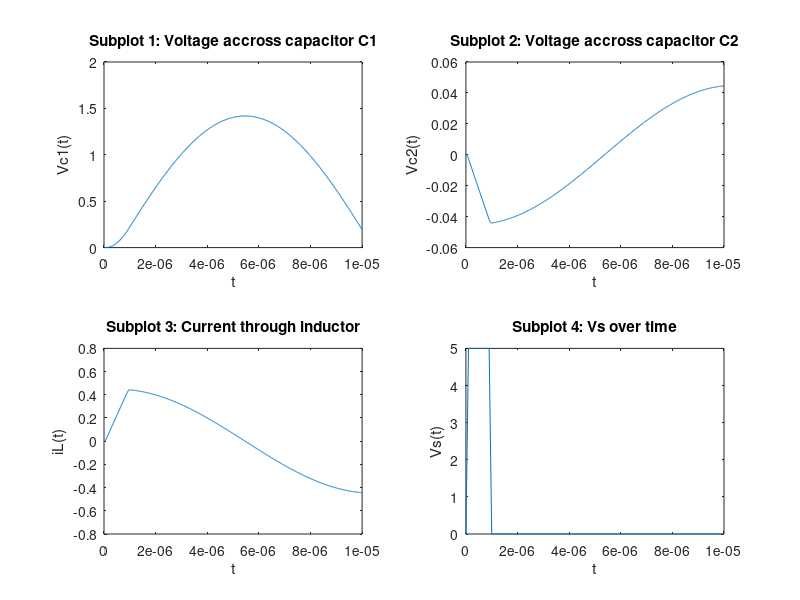

This chart was generated by the following MATLAB code:
clear; 
% circuit parameters
C1= 10^(-6);
C2= 10^(-9);
R= 10^(5);
L= 10^(-5);

% functions 
func_VC1 = @(t,vc1,vc2,il,vs) (il./C1)-((vc1-vs-vc2).*(1./(R*C1)));   
func_VC2 = @(t,vc1,vc2,vs) (vc1-vs-vc2).*(1./(R.*C2));
func_IL = @(t,vc1,vs) (vs-vc1).*(1./L);
func_vs = @(t) ((5*10^7*t).*((t < 10^-7)) + (5).*((10^-7 < t) & (t < 0.9*10^-6)) + (50-(5*10^7*t)).*((0.9*10^-6 < t) & (t < 10^-6)));

h=0.01*10^-6; % Step size
final_time=10*10^-6;
num_steps=final_time/h;

% initial conditions
ctr = 1; 
t(ctr)=0;
vc1(ctr)=0;
vc2(ctr)=0;
il(ctr)=0;
vs_value(ctr)=func_vs(t(ctr));

% Runge-Kutta 4th order method
while(ctr<=num_steps) 
    
%   k1
    k1_VC1=func_VC1(t(ctr),vc1(ctr),vc2(ctr),il(ctr),func_vs(t(ctr)));
    k1_VC2=func_VC2(t(ctr),vc1(ctr),vc2(ctr),func_vs(t(ctr)));
    k1_IL=func_IL(t(ctr),vc1(ctr),func_vs(t(ctr)));
    
%   k2 
    k2_VC1=func_VC1(t(ctr)+h/2,vc1(ctr)+h/2*k1_VC1,vc2(ctr)+h/2*k1_VC2,il(ctr)+h/2*k1_IL,func_vs(t(ctr)+h/2));
    k2_VC2=func_VC2(t(ctr)+h/2,vc1(ctr)+h/2*k1_VC1,vc2(ctr)+h/2*k1_VC2,func_vs(t(ctr)+h/2));
    k2_IL=func_IL(t(ctr)+h/2,vc1(ctr)+h/2*k1_VC1,func_vs(t(ctr)+h/2));
    
%   k3
    k3_VC1=func_VC1(t(ctr)+h/2,vc1(ctr)+h/2*k2_VC1,vc2(ctr)+h/2*k2_VC2,il(ctr)+h/2*k2_IL,func_vs(t(ctr)+h/2));
    k3_VC2=func_VC2(t(ctr)+h/2,vc1(ctr)+h/2*k2_VC1,vc2(ctr)+h/2*k2_VC2,func_vs(t(ctr)+h/2));
    k3_IL=func_IL(t(ctr)+h/2,vc1(ctr)+h/2*k2_VC1,func_vs(t(ctr)+h/2));
    
%   k4 
    k4_VC1=func_VC1(t(ctr)+h,vc1(ctr)+h*k3_VC1,vc2(ctr)+h*k3_VC2,il(ctr)+h*k3_IL,func_vs(t(ctr)+h));
    k4_VC2=func_VC2(t(ctr)+h,vc1(ctr)+h*k3_VC1,vc2(ctr)+h*k3_VC2,func_vs(t(ctr)+h));
    k4_IL=func_IL(t(ctr)+h,vc1(ctr)+h*k3_VC1,func_vs(t(ctr)+h));
    
%   outputs
    vc1(ctr+1)=vc1(ctr)+h/6*(k1_VC1+2*k2_VC1+2*k3_VC1+k4_VC1);
    vc2(ctr+1)=vc2(ctr)+h/6*(k1_VC2+2*k2_VC2+2*k3_VC2+k4_VC2);
    il(ctr+1)= il(ctr)+h/6*(k1_IL+2*k2_IL+2*k3_IL+k4_IL);
    t(ctr+1) = t(ctr)+h;
    vs_value(ctr+1)=func_vs(t(ctr+1));
    
    ctr = ctr + 1; 
end

% Plotting 
subplot(2,2,1)
plot(t,vc1)
xlabel('t')
ylabel('Vc1(t)')
title('Subplot 1: Voltage accross capacitor C1')

subplot(2,2,2)
plot(t,vc2)
xlabel('t')
ylabel('Vc2(t)')
title('Subplot 2: Voltage accross capacitor C2')

subplot(2,2,3)
plot(t,il)
xlabel('t')
ylabel('iL(t)')
title('Subplot 3: Current through inductor')

subplot(2,2,4)
plot(t,vs_value)
xlabel('t')
ylabel('Vs(t)')
title('Subplot 4: Vs over time')
